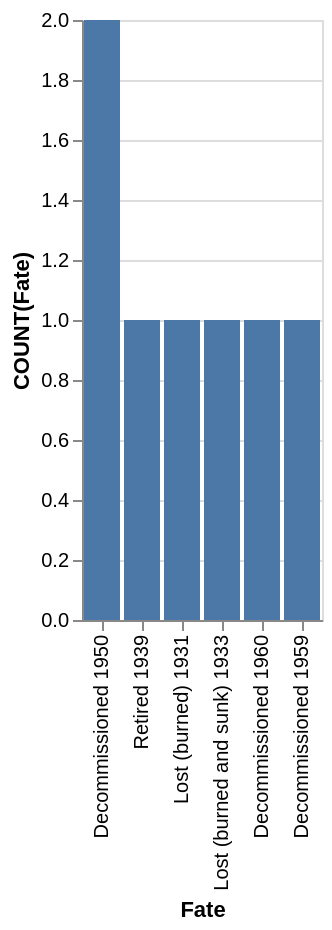

Specify this chart in Vega-Lite:
### Vega-Lite specification from a JSON file in a GitHub repository (floating-point values rounded to 4 significant figures)
{"data": {"values": [{"x_data": "Decommissioned 1950", "y_data": 2}, {"x_data": "Retired 1939", "y_data": 1}, {"x_data": "Lost (burned) 1931", "y_data": 1}, {"x_data": "Lost (burned and sunk) 1933", "y_data": 1}, {"x_data": "Decommissioned 1960", "y_data": 1}, {"x_data": "Decommissioned 1959", "y_data": 1}]}, "mark": "bar", "encoding": {"x": {"field": "x_data", "type": "nominal", "title": "Fate", "sort": {"op": "sum", "field": "y_data", "order": "descending"}}, "y": {"field": "y_data", "type": "quantitative", "title": "COUNT(Fate)"}}}
